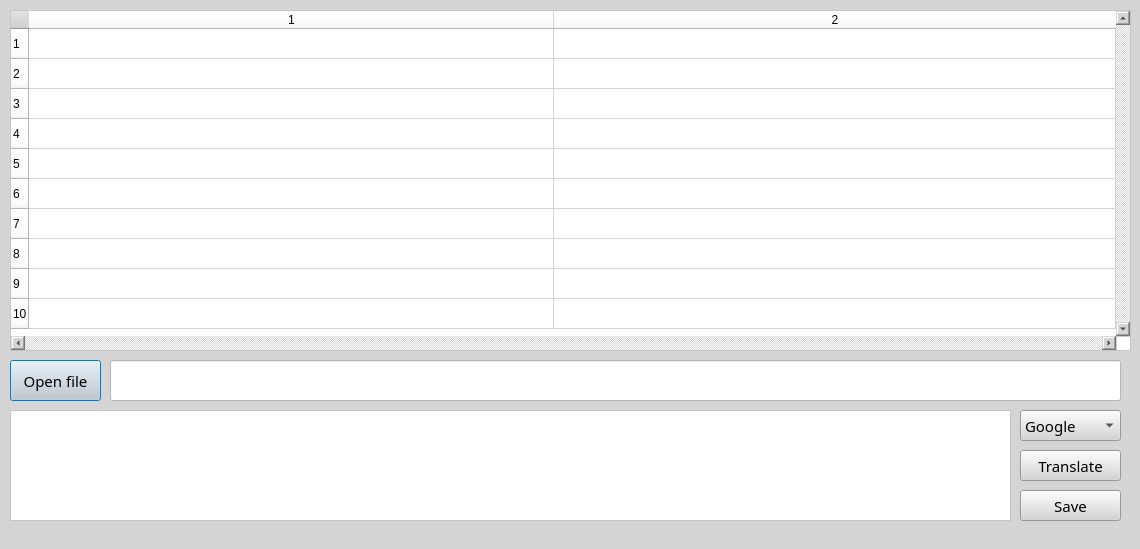
<?xml version="1.0" encoding="UTF-8"?>
<ui version="4.0">
 <class>Dialog</class>
 <widget class="QDialog" name="Dialog">
  <property name="geometry">
   <rect>
    <x>0</x>
    <y>0</y>
    <width>1140</width>
    <height>549</height>
   </rect>
  </property>
  <property name="minimumSize">
   <size>
    <width>0</width>
    <height>0</height>
   </size>
  </property>
  <property name="windowTitle">
   <string>MedTranslator</string>
  </property>
  <property name="autoFillBackground">
   <bool>false</bool>
  </property>
  <property name="styleSheet">
   <string notr="true">background-color: rgb(213, 213, 213);</string>
  </property>
  <widget class="QPushButton" name="loadbtn">
   <property name="geometry">
    <rect>
     <x>10</x>
     <y>360</y>
     <width>91</width>
     <height>41</height>
    </rect>
   </property>
   <property name="font">
    <font>
     <family>Bahnschrift Light</family>
     <pointsize>11</pointsize>
    </font>
   </property>
   <property name="styleSheet">
    <string notr="true">background-color: rgb(208, 208, 208);</string>
   </property>
   <property name="text">
    <string>Open file</string>
   </property>
  </widget>
  <widget class="QLineEdit" name="dir_line">
   <property name="geometry">
    <rect>
     <x>110</x>
     <y>360</y>
     <width>1011</width>
     <height>41</height>
    </rect>
   </property>
   <property name="font">
    <font>
     <family>Bahnschrift Light</family>
     <pointsize>11</pointsize>
    </font>
   </property>
   <property name="styleSheet">
    <string notr="true">background-color: rgb(255, 255, 255);</string>
   </property>
   <property name="text">
    <string/>
   </property>
   <property name="readOnly">
    <bool>true</bool>
   </property>
  </widget>
  <widget class="QPushButton" name="transbtn">
   <property name="geometry">
    <rect>
     <x>1020</x>
     <y>450</y>
     <width>101</width>
     <height>31</height>
    </rect>
   </property>
   <property name="font">
    <font>
     <family>Bahnschrift Light</family>
     <pointsize>11</pointsize>
    </font>
   </property>
   <property name="text">
    <string>Translate</string>
   </property>
  </widget>
  <widget class="QComboBox" name="comboBox">
   <property name="geometry">
    <rect>
     <x>1020</x>
     <y>410</y>
     <width>101</width>
     <height>31</height>
    </rect>
   </property>
   <property name="font">
    <font>
     <family>Bahnschrift Light</family>
     <pointsize>11</pointsize>
    </font>
   </property>
   <item>
    <property name="text">
     <string>Google</string>
    </property>
   </item>
   <item>
    <property name="text">
     <string>Papago</string>
    </property>
   </item>
  </widget>
  <widget class="QPushButton" name="savebtn">
   <property name="geometry">
    <rect>
     <x>1020</x>
     <y>490</y>
     <width>101</width>
     <height>31</height>
    </rect>
   </property>
   <property name="font">
    <font>
     <family>Bahnschrift Light</family>
     <pointsize>11</pointsize>
    </font>
   </property>
   <property name="text">
    <string>Save</string>
   </property>
  </widget>
  <widget class="QTableWidget" name="tableWidget">
   <property name="geometry">
    <rect>
     <x>10</x>
     <y>10</y>
     <width>1121</width>
     <height>341</height>
    </rect>
   </property>
   <property name="sizePolicy">
    <sizepolicy hsizetype="Expanding" vsizetype="Expanding">
     <horstretch>0</horstretch>
     <verstretch>100</verstretch>
    </sizepolicy>
   </property>
   <property name="minimumSize">
    <size>
     <width>0</width>
     <height>0</height>
    </size>
   </property>
   <property name="sizeIncrement">
    <size>
     <width>0</width>
     <height>0</height>
    </size>
   </property>
   <property name="baseSize">
    <size>
     <width>0</width>
     <height>0</height>
    </size>
   </property>
   <property name="styleSheet">
    <string notr="true">background-color: rgb(255, 255, 255);</string>
   </property>
   <property name="frameShadow">
    <enum>QFrame::Plain</enum>
   </property>
   <property name="verticalScrollBarPolicy">
    <enum>Qt::ScrollBarAlwaysOn</enum>
   </property>
   <property name="horizontalScrollBarPolicy">
    <enum>Qt::ScrollBarAlwaysOn</enum>
   </property>
   <property name="sizeAdjustPolicy">
    <enum>QAbstractScrollArea::AdjustToContents</enum>
   </property>
   <property name="dragDropMode">
    <enum>QAbstractItemView::NoDragDrop</enum>
   </property>
   <property name="rowCount">
    <number>10</number>
   </property>
   <property name="columnCount">
    <number>2</number>
   </property>
   <attribute name="horizontalHeaderCascadingSectionResizes">
    <bool>false</bool>
   </attribute>
   <attribute name="horizontalHeaderDefaultSectionSize">
    <number>525</number>
   </attribute>
   <attribute name="horizontalHeaderMinimumSectionSize">
    <number>34</number>
   </attribute>
   <attribute name="horizontalHeaderStretchLastSection">
    <bool>true</bool>
   </attribute>
   <attribute name="verticalHeaderVisible">
    <bool>true</bool>
   </attribute>
   <attribute name="verticalHeaderDefaultSectionSize">
    <number>30</number>
   </attribute>
   <attribute name="verticalHeaderHighlightSections">
    <bool>true</bool>
   </attribute>
   <attribute name="verticalHeaderShowSortIndicator" stdset="0">
    <bool>false</bool>
   </attribute>
   <attribute name="verticalHeaderStretchLastSection">
    <bool>false</bool>
   </attribute>
   <row/>
   <row/>
   <row/>
   <row/>
   <row/>
   <row/>
   <row/>
   <row/>
   <row/>
   <row/>
   <column/>
   <column/>
   <item row="0" column="0">
    <property name="text">
     <string/>
    </property>
    <property name="background">
     <brush brushstyle="NoBrush">
      <color alpha="255">
       <red>0</red>
       <green>0</green>
       <blue>0</blue>
      </color>
     </brush>
    </property>
   </item>
  </widget>
  <widget class="QPlainTextEdit" name="console_line">
   <property name="geometry">
    <rect>
     <x>10</x>
     <y>410</y>
     <width>1001</width>
     <height>111</height>
    </rect>
   </property>
   <property name="styleSheet">
    <string notr="true">background-color: rgb(255, 255, 255);</string>
   </property>
  </widget>
 </widget>
 <resources/>
 <connections/>
</ui>
